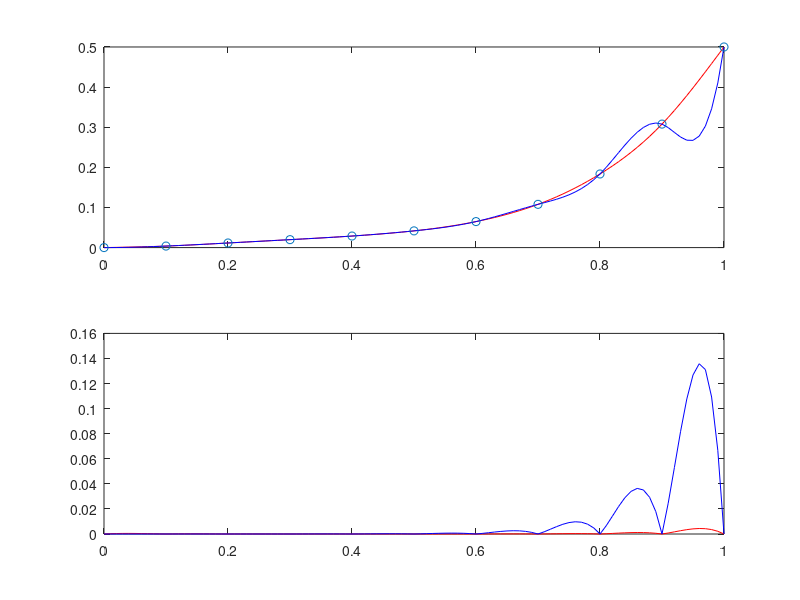

This figure's MATLAB source:
x = [1.0 1.5 2.0 2.5];
y = [2.6 3.4 0.7 0.8];

P3 = polyfit(x, y, 3);
X = [0:0.1:3];
Y3 = polyval(P3, X)

figure(1)
hold on;
plot(X, Y3, 'r-')
plot(x, y, 'bx')

P2 = polyfit(x, y, 2);
Y2 = polyval(P2, X)

plot(X, Y2, 'g-')
hold off;

%%
fun = @(x) 4/3*x.^4 - 4/3*x.^3 + x.^2/2;
x = 0:0.1:1;
y = fun(x);
xx = 0:0.01:1;

pn = csape(x, y, 'variational');
pr = csape(x, y, 'complete', [0, 16/3 + 4 + 1]);

subplot(2, 1, 1)
plot(xx, fnval(pn, xx), 'r-', xx, fnval(pr, xx), 'b-', x, y, 'o');
subplot(2, 1, 2)
plot(xx, abs(fnval(pn, xx)-fun(xx)), 'r-', xx, abs(fnval(pr, xx)-fun(xx)), 'b-');

%%

format short
fun = @(x) 4/3*x.^4 - 4/3*x.^3 + x.^2/2;

for h = [10 20 40]
    x = 0:1/h:1;
    y = fun(x);
    xx = 0:1/(2*h):1;

    pn = csape(x, y, 'variational');
    pr = csape(x, y, 'complete', [0, 16/3 + 4 + 1]);
    
    the_H = 1/h
    the_Y = y
    thefuckingerror = abs(fnval(pn,xx) - fun(xx))
    fprintf('NEXT FUCKING SECTION GOD DAMMIT\n');
end


